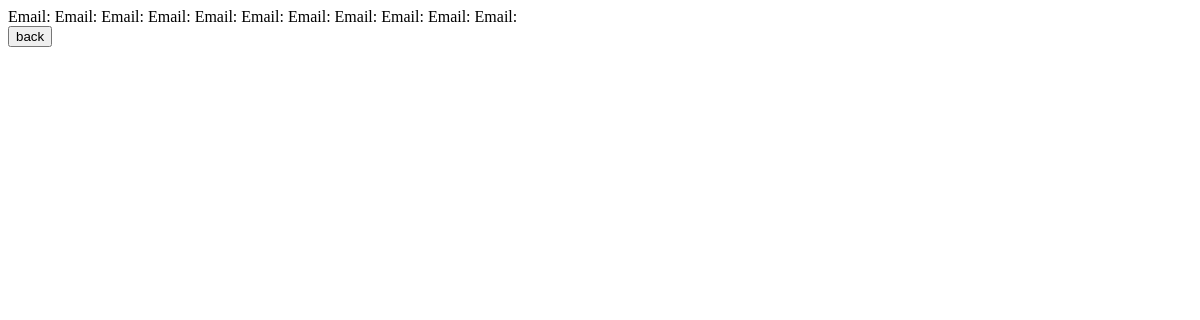
/database_show.php, run on an earlier commit of the app's database.
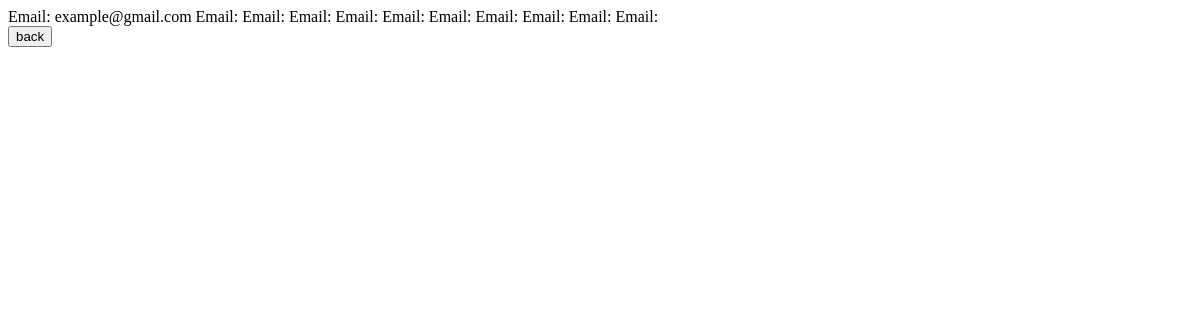
And on a later commit of the database.
### tables this page shows
CREATE TABLE "signin" (
	"email"	TEXT NOT NULL,
	"clicks"	INTEGER
);

### database_show.php (the view, shortened to what this page needs)
<?php
$db = new SQLite3('./database/signinDB.db');
$results = $db->query("SELECT * FROM signin");
?>
<!DOCTYPE html>
    <head> </head>
    <body>
        <?php
        $name = $results->fetchArray(SQLITE3_ASSOC);
        echo "Email: " . $name["email"];
        for ($i = 0; $i < 10; $i++) {
            $name = $results->fetchArray(SQLITE3_ASSOC);
            echo "Email: " . $name["email"];
        }
        ?>
        <br>
        <a href="./index.php"><button name="back"> back </button></a>
    </body>
</html>

What changed in the data, as far as the page shows it:
added signin: email "example@gmail.com"
